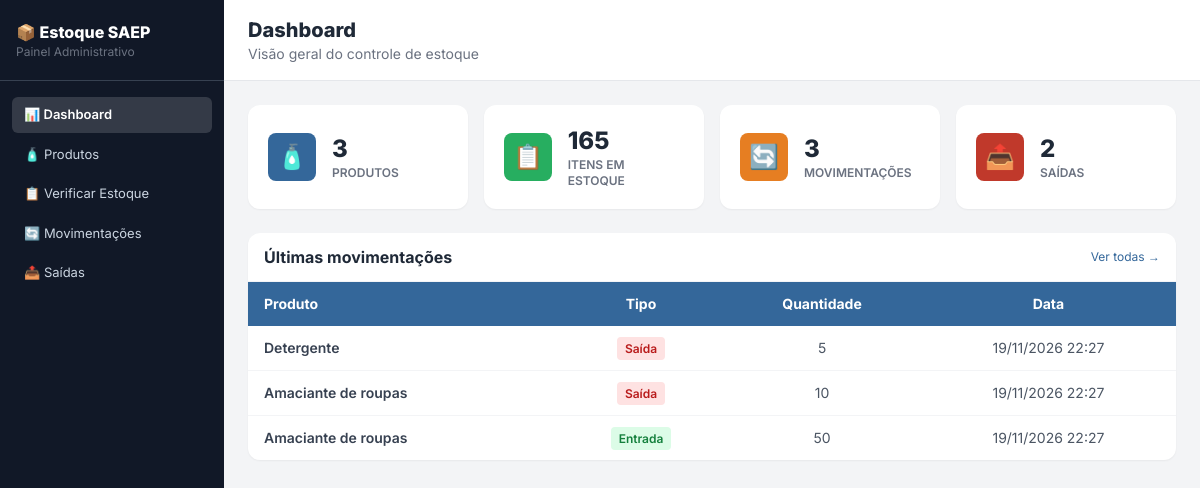
The page / on the database its author committed.
### tables this page shows
CREATE TABLE movimentacao (
    id_movimentacao INT AUTO_INCREMENT NOT NULL PRIMARY KEY,
    tipo VARCHAR(10) NOT NULL CHECK (tipo IN ('ENTRADA', 'SAIDA')),
    quantidade INTEGER NOT NULL,
    id_produto INTEGER NOT NULL,
    datetime_movimentacao DATETIME,
    id_user INTEGER NOT NULL,
    FOREIGN KEY (id_produto) REFERENCES produto(id_produto),
    FOREIGN KEY (id_user) REFERENCES `user`(id_user)
);

CREATE TABLE produto (
    id_produto INT AUTO_INCREMENT NOT NULL PRIMARY KEY,
    nome VARCHAR(100) NOT NULL,
    quantidade_estoque INTEGER NOT NULL,
    valor_unitario NUMERIC(10,2) NOT NULL,
    data_cadastro DATE NOT NULL DEFAULT (CURRENT_DATE)
);

### index.php (the view, shortened to what this page needs)
<?php
require_once __DIR__ . '/conexao.php';
require_once __DIR__ . '/includes/menu.php';
$sql = "SELECT
    (SELECT COUNT(*) FROM produto) AS produtos,
    (SELECT COALESCE(SUM(quantidade_estoque), 0) FROM produto) AS itens,
    (SELECT COUNT(*) FROM movimentacao) AS movimentacoes,
    (SELECT COUNT(*) FROM movimentacao WHERE tipo = 'SAIDA') AS saidas";
$totais = $pdo->query($sql)->fetch();
$cards = [
    ["🧴", "Produtos", $totais["produtos"], "produtos.php", "bg-senai-blue"],
    ["📋", "Itens em estoque", $totais["itens"], "estoque.php", "bg-senai-green"],
    ["🔄", "Movimentações", $totais["movimentacoes"], "movimentacoes.php", "bg-senai-orange"],
    ["📤", "Saídas", $totais["saidas"], "saidas.php", "bg-senai-red"],
];
?>
    <main class="flex-1 flex flex-col">
        <div class="bg-white border-b border-gray-200 px-6 py-4">
            <h1 class="text-xl font-extrabold text-gray-800">Dashboard</h1>
            <p class="text-sm text-gray-500">Visão geral do controle de estoque</p>
        </div>
        <div class="p-6 flex-1">
            <div class="grid grid-cols-2 lg:grid-cols-4 gap-4 mb-6">
                <?php foreach ($cards as $c): ?>
                    <a href="<?= $c[3] ?>" class="bg-white rounded-xl shadow-sm p-5 flex items-center gap-4 hover:shadow-md transition">
                        <div class="<?= $c[4] ?> text-white text-2xl w-12 h-12 rounded-lg flex items-center justify-center"><?= $c[0] ?></div>
                        <div>
                            <p class="text-2xl font-extrabold text-gray-800"><?= $c[2] ?></p>
                            <p class="text-xs text-gray-500 uppercase font-semibold"><?= $c[1] ?></p>
                        </div>
                    </a>
                <?php endforeach; ?>
            </div>
            <div class="bg-white rounded-xl shadow-sm overflow-hidden">
                <div class="px-4 py-3 border-b border-gray-100 flex items-center justify-between">
                    <h2 class="font-bold text-gray-800">Últimas movimentações</h2>
                    <a href="movimentacoes.php" class="text-xs text-senai-blue hover:underline">Ver todas →</a>
                </div>
                <table class="w-full text-sm">
                    <thead class="bg-senai-blue text-white">
                        <tr>
                            <th class="px-4 py-3 text-left">Produto</th>
                            <th class="px-4 py-3 text-center">Tipo</th>
                            <th class="px-4 py-3 text-center">Quantidade</th>
                            <th class="px-4 py-3 text-center">Data</th>
                        </tr>
                    </thead>
                    <tbody class="divide-y divide-gray-100">
                    <?php
                        $sql = "SELECT m.tipo, m.quantidade, m.datetime_movimentacao, p.nome
                                FROM movimentacao m
                                JOIN produto p ON p.id_produto = m.id_produto
                                ORDER BY m.id_movimentacao DESC LIMIT 5";
                        $movimentacoes = $pdo->query($sql)->fetchAll();
                        foreach ($movimentacoes as $m):
                    ?>
                        <tr class="hover:bg-gray-50 transition">
                            <td class="px-4 py-3 text-gray-700 font-semibold"><?= htmlspecialchars($m["nome"]) ?></td>
                            <td class="px-4 py-3 text-center">
                                <?php if ($m["tipo"] == "ENTRADA"): ?>
                                    <span class="bg-green-100 text-green-700 text-xs font-semibold px-2 py-1 rounded">Entrada</span>
                                <?php else: ?>
                                    <span class="bg-red-100 text-red-700 text-xs font-semibold px-2 py-1 rounded">Saída</span>
                                <?php endif; ?>
                            </td>
                            <td class="px-4 py-3 text-center text-gray-600"><?= $m["quantidade"] ?></td>
                            <td class="px-4 py-3 text-center text-gray-600"><?= date("d/m/Y H:i", strtotime($m["datetime_movimentacao"])) ?></td>
                        </tr>
                    <?php endforeach; ?>
                    </tbody>
                </table>
            </div>
        </div>
    </main>
</body>
</html>

### includes/menu.php (style rules this page uses)
body { font-family: 'Inter', sans-serif; }

### rows shown on the page
movimentacao: id_produto.nome "Detergente", tipo "Saída", quantidade "5", datetime_movimentacao "19/11/2026 22:27"
movimentacao: id_produto.nome "Amaciante de roupas", tipo "Saída", quantidade "10", datetime_movimentacao "19/11/2026 22:27"
movimentacao: id_produto.nome "Amaciante de roupas", tipo "Entrada", quantidade "50", datetime_movimentacao "19/11/2026 22:27"

### other values the page prints
$c[0] "🧴"
$c[2] "3"
$c[1] "PRODUTOS"
$c[0] "📋"
$c[2] "165"
$c[1] "ITENS EM ESTOQUE"
$c[0] "🔄"
$c[1] "MOVIMENTAÇÕES"
$c[0] "📤"
$c[2] "2"
$c[1] "SAÍDAS"
